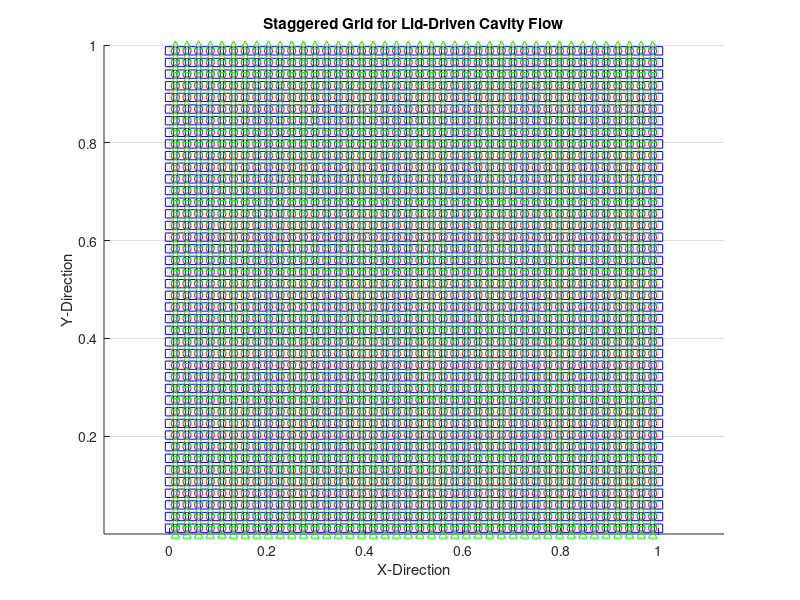

Reproduce this figure in MATLAB.
% Grid parameters
L = 1;
Nx = 42;
Ny = 42;

dx = L / Nx;
dy = L / Ny;

% Staggered grid definitions
xP = linspace(dx/2, L-dx/2, Nx);
yP = linspace(dy/2, L-dy/2, Ny);

xU = linspace(0, L, Nx+1);
yU = linspace(dy/2, L-dy/2, Ny);

xV = linspace(dx/2, L-dx/2, Nx);
yV = linspace(0, L, Ny+1);
[Xp, Yp] = meshgrid(xP, yP);
[Xu, Yu] = meshgrid(xU, yU);
[Xv, Yv] = meshgrid(xV, yV);

figure;
hold on; grid on;
plot(Xp, Yp, 'ro', 'MarkerSize', 6, 'DisplayName', 'Pressure Nodes (P)');
plot(Xu, Yu, 'bs', 'MarkerSize', 6, 'DisplayName', 'U-Velocity Nodes (U)');
plot(Xv, Yv, 'g^', 'MarkerSize', 6, 'DisplayName', 'V-Velocity Nodes (V)');
xlabel('X-Direction'); ylabel('Y-Direction');
title('Staggered Grid for Lid-Driven Cavity Flow');
axis equal;
hold off;
